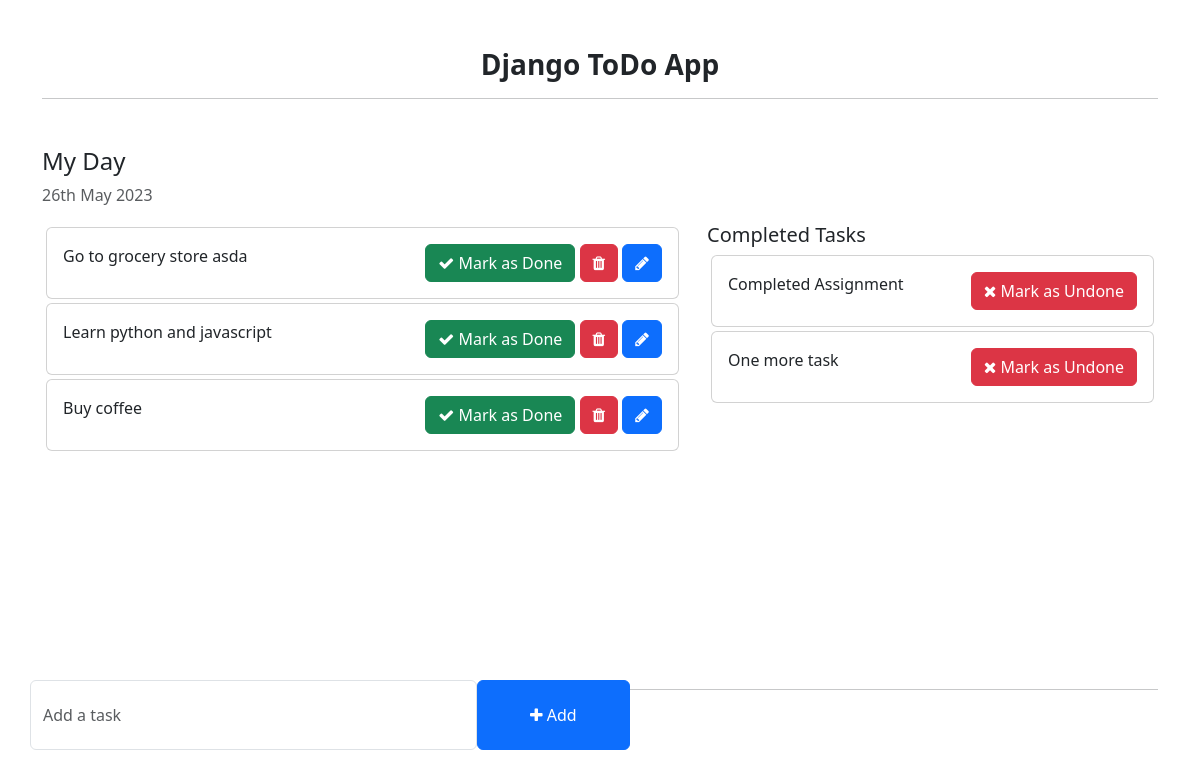
The page / on the database its author committed.
### todo/models.py (models this page shows, shortened)
class Task(models.Model):
    task = models.CharField(max_length=250)
    is_complated = models.BooleanField(default=False)
    created_at = models.DateTimeField(auto_now_add=True)
    updated_at = models.DateTimeField(auto_now=True)

### todo_main/views.py (the view)
# urls.py: 2. Add a URL to urlpatterns:  path('', views.home, name='home')
def home(request):
    tasks = Task.objects.filter(is_complated=False).order_by('-updated_at')
    complated_task = Task.objects.filter(is_complated=True)
    context = {
        "tasks": tasks,
        'complated_task': complated_task
    }
    return render(request, 'home.html', context)

### templates/home.html (shortened to what this page needs)
<!DOCTYPE html>
<html lang="en">
<head>
    <link href="https://cdn.jsdelivr.net/npm/bootstrap@5.3.0-alpha1/dist/css/bootstrap.min.css" rel="stylesheet">
    <link rel="stylesheet" href="https://cdnjs.cloudflare.com/ajax/libs/font-awesome/4.7.0/css/font-awesome.min.css">
</head>
<body>
    <div class="container">
        <h3 class="pt-5 text-center fw-bold">Django ToDo App</h3>
        <hr>
        <div class="row mt-5">
            <h4>My Day</h4>
            <p class="text-muted">{% now "jS F Y" %}</p>
            <div class="col-md-7 col-lg-7" style="height: 450px; overflow: scroll;">
                {% for task in tasks %}
                <div class="card m-1">
                    <div class="card-body">
                        {{ task.task }}
                        <span style="position: relative; float: right;">
                            <a href="{% url 'mark_as_done' task.pk %}" class="btn btn-success"><i class="fa fa-check"></i> Mark as Done</a>
                            <a href="{% url 'delete_task' task.pk %}" class="btn btn-danger"><i class="fa fa-trash"></i></a>
                            <a href="{% url 'edit_task' task.pk %}" class="btn btn-primary"><i class="fa fa-pencil"></i></a>
                        </span>
                    </div>
                </div>
                {% endfor %}
            </div>
            <div class="col-md-5 col-lg-5">
                <h5>Completed Tasks</h5>
                {% for task in complated_task %}
                <div class="card m-1">
                    <div class="card-body">
                        {{ task.task }}
                        <span style="position: relative; float: right;">
                            <a href="{% url 'mark_as_undone' task.pk %}" class="btn btn-danger"><i class="fa fa-times"></i> Mark as Undone</a>
                        </span>
                    </div>
                </div>
                {% endfor %}
            </div>
        </div>
        <div class="row">
            <div class="col-md-6 col-lg-6 p-0" style="position: absolute; bottom: 50px;">
                <form action="{% url 'addTask' %}", method="POST" >
                    <div class="form-group">
                        <span style="display: flex;">
                            <input type="text" name="task" class="form-control" placeholder="Add a task">
                            <button type="submit" class="btn btn-primary" style="width: 200px;"><i class="fa fa-plus"></i> Add</button>
                        </span>
                    </div>
                </form>
            </div>
        </div>
    </div>
</body>
</html>

### templates/home.html (style rules this page uses)
.form-control { padding: 1.375rem .75rem !important; }

### rows shown on the page
Task: task "Go to grocery store asda"
Task: task "Learn python and javascript"
Task: task "Buy coffee"
Task: task "Completed Assignment"
Task: task "One more task"
